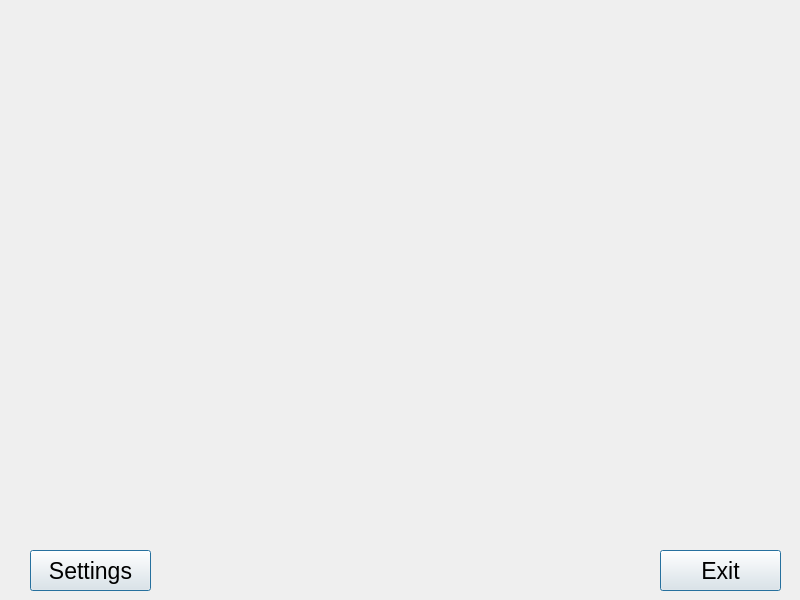
<?xml version="1.0" encoding="UTF-8"?>
<ui version="4.0">
 <class>H17T_Main</class>
 <widget class="QMainWindow" name="H17T_Main">
  <property name="geometry">
   <rect>
    <x>0</x>
    <y>0</y>
    <width>800</width>
    <height>600</height>
   </rect>
  </property>
  <property name="windowTitle">
   <string>H17 - Timing</string>
  </property>
  <property name="styleSheet">
   <string notr="true"/>
  </property>
  <widget class="QWidget" name="centralwidget">
   <widget class="QPushButton" name="Btn_Settings_Main">
    <property name="geometry">
     <rect>
      <x>30</x>
      <y>550</y>
      <width>121</width>
      <height>41</height>
     </rect>
    </property>
    <property name="font">
     <font>
      <pointsize>17</pointsize>
     </font>
    </property>
    <property name="text">
     <string>Settings</string>
    </property>
    <property name="iconSize">
     <size>
      <width>30</width>
      <height>30</height>
     </size>
    </property>
    <property name="default">
     <bool>true</bool>
    </property>
    <property name="flat">
     <bool>false</bool>
    </property>
   </widget>
   <widget class="QPushButton" name="Btn_EXIT_Main">
    <property name="geometry">
     <rect>
      <x>660</x>
      <y>550</y>
      <width>121</width>
      <height>41</height>
     </rect>
    </property>
    <property name="font">
     <font>
      <pointsize>17</pointsize>
      <stylestrategy>PreferAntialias</stylestrategy>
     </font>
    </property>
    <property name="text">
     <string>Exit</string>
    </property>
    <property name="autoDefault">
     <bool>false</bool>
    </property>
    <property name="default">
     <bool>true</bool>
    </property>
    <property name="flat">
     <bool>false</bool>
    </property>
   </widget>
  </widget>
 </widget>
 <resources/>
 <connections/>
</ui>
